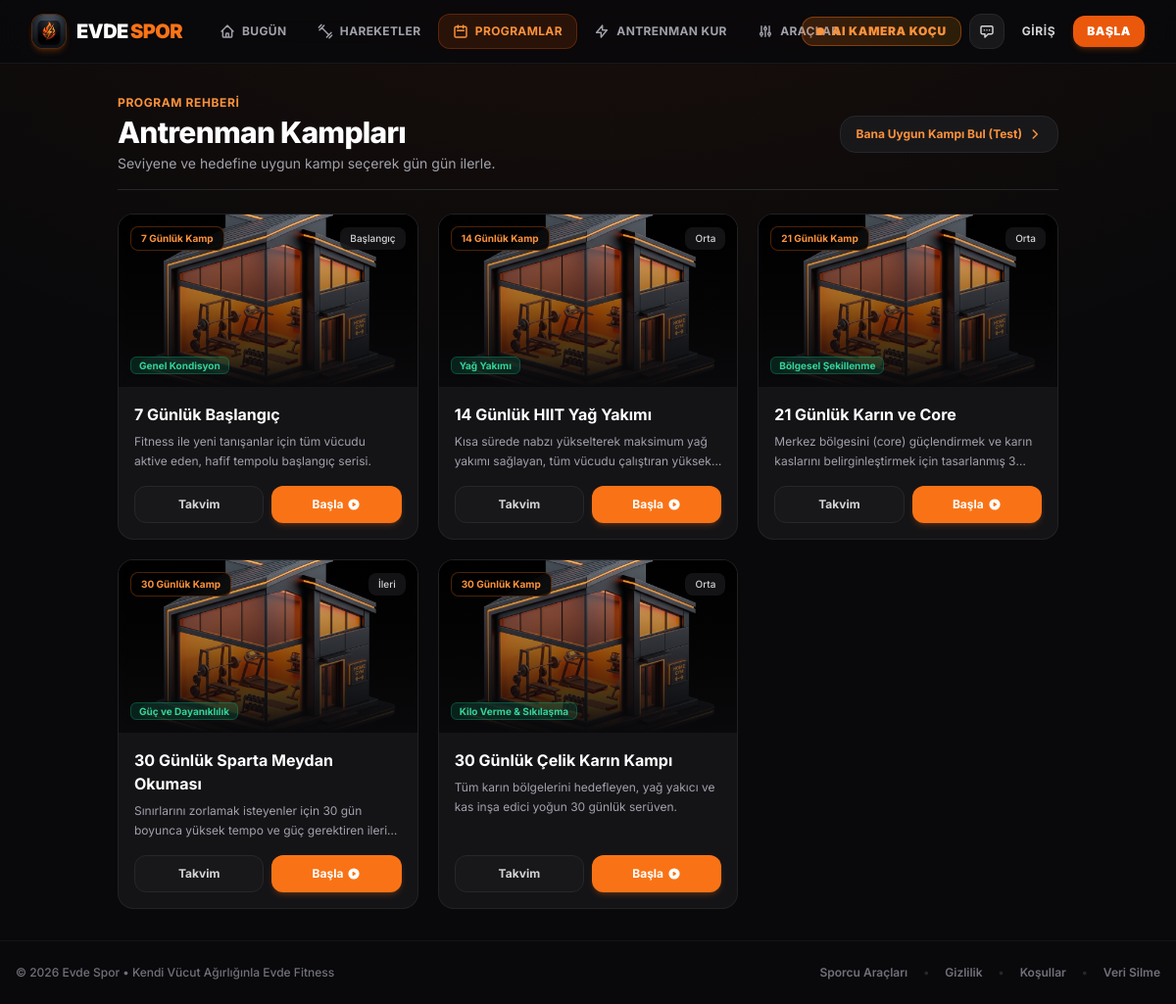
The app's page /programlar with its own data.
### models.py (models this page shows)
class Program(db.Model):
    id = db.Column(db.Integer, primary_key=True)
    title = db.Column(db.String(100), nullable=False)
    slug = db.Column(db.String(100), unique=True, nullable=False)
    description = db.Column(db.Text, nullable=True)
    duration_days = db.Column(db.Integer, nullable=False)
    level = db.Column(db.String(50), nullable=False)
    goal = db.Column(db.String(100), nullable=False)

### app.py (the view)
    @app.route('/programlar')
    def programs():
        all_programs = Program.query.all()
        return render_template('programs.html', programs=all_programs)

### templates/programs.html (shortened to what this page needs)
{% extends 'base.html' %}
{% block content %}
<div class="relative z-10 max-w-6xl mx-auto space-y-6">
    <div class="flex flex-col sm:flex-row sm:items-center justify-between gap-4 pb-4 border-b border-zinc-800">
        <div>
            <span class="text-xs font-bold uppercase tracking-wider text-orange-400 block mb-1">PROGRAM REHBERİ</span>
            <h1 class="text-2xl sm:text-3xl font-extrabold text-white tracking-tight">
                Antrenman Kampları
            </h1>
            <p class="text-xs sm:text-sm text-zinc-400 mt-1">Seviyene ve hedefine uygun kampı seçerek gün gün ilerle.</p>
        </div>
        <a href="/quiz" class="inline-flex items-center gap-1.5 px-4 py-2.5 rounded-2xl bg-zinc-900 border border-zinc-800 hover:border-orange-500/40 text-xs font-bold text-orange-400 transition-all shrink-0">
            <span>Bana Uygun Kampı Bul (Test)</span>
            <svg class="w-3.5 h-3.5" fill="none" stroke="currentColor" stroke-width="2.5" viewBox="0 0 24 24"><path stroke-linecap="round" stroke-linejoin="round" d="M9 5l7 7-7 7"/></svg>
        </a>
    </div>
    <div class="grid grid-cols-1 md:grid-cols-2 lg:grid-cols-3 gap-5">
        {% for program in programs %}
        <div class="athletic-card rounded-2xl overflow-hidden flex flex-col justify-between group hover:border-orange-500/50 transition-all">
            <div>
                <a href="/programlar/{{ program.slug }}" class="relative h-44 w-full overflow-hidden bg-black block">
                    <img src="/static/images/{{ program.slug }}.jpg"
                         alt="{{ program.title }}"
                         class="w-full h-full object-cover transform group-hover:scale-105 transition-transform duration-500"
                         onerror="this.src='/static/images/home_gym_icon.jpg'">
                    <div class="absolute inset-0 bg-gradient-to-t from-zinc-950 via-zinc-950/40 to-transparent"></div>
                    <div class="absolute top-3 left-3 right-3 flex items-center justify-between">
                        <span class="px-2.5 py-1 rounded-lg text-[10px] font-bold bg-black/80 text-orange-400 border border-orange-500/30 backdrop-blur-md">
                            {{ program.duration_days }} Günlük Kamp
                        </span>
                        <span class="px-2.5 py-1 rounded-lg text-[10px] font-medium bg-zinc-900/80 text-zinc-300 backdrop-blur-md">
                            {{ program.level }}
                        </span>
                    </div>
                    <div class="absolute bottom-3 left-3">
                        <span class="text-[10px] font-bold text-emerald-400 bg-emerald-500/15 border border-emerald-500/30 px-2 py-0.5 rounded-md backdrop-blur-md">
                            {{ program.goal }}
                        </span>
                    </div>
                </a>
                <div class="p-4 space-y-1.5">
                    <a href="/programlar/{{ program.slug }}" class="block text-base font-bold text-white group-hover:text-orange-400 transition-colors">
                        {{ program.title }}
                    </a>
                    <p class="text-xs text-zinc-400 line-clamp-2 leading-relaxed">
                        {{ program.description }}
                    </p>
                </div>
            </div>
            <div class="p-4 pt-0 grid grid-cols-2 gap-2">
                <a href="/programlar/{{ program.slug }}" class="py-2.5 px-3 rounded-xl bg-zinc-900 hover:bg-zinc-800 border border-zinc-800 text-zinc-300 font-bold text-xs text-center transition-all">
                    Takvim
                </a>
                <a href="/programlar/{{ program.slug }}/antrenman" class="py-2.5 px-3 rounded-xl bg-orange-500 hover:bg-orange-600 text-white font-bold text-xs flex items-center justify-center gap-1 shadow-md shadow-orange-500/20 transition-all">
                    <span>Başla</span>
                    <svg class="w-3.5 h-3.5 fill-current" viewBox="0 0 20 20"><path fill-rule="evenodd" d="M10 18a8 8 0 100-16 8 8 0 000 16zM9.555 7.168A1 1 0 008 8v4a1 1 0 001.555.832l3-2a1 1 0 000-1.664l-3-2z" clip-rule="evenodd"/></svg>
                </a>
            </div>
        </div>
        {% endfor %}
    </div>
</div>
{% endblock %}

### templates/base.html (style rules this page uses)
html { scroll-behavior: smooth; }
body { background-color: #09090b; color: #fafafa; font-family: 'Inter', -apple-system, BlinkMacSystemFont, 'Segoe UI', Roboto, sans-serif; -webkit-font-smoothing: antialiased; -moz-osx-font-smoothing: grayscale; background-image: radial-gradient(ellipse 80% 50% at 50% -10%, rgba(234,88,12,0.08), transparent); }
h1, h2, h3, h4, .font-heading, .font-display { font-family: 'Inter', -apple-system, BlinkMacSystemFont, sans-serif; font-weight: 800; letter-spacing: -0.02em; }
.athletic-card { background-color: #141417; border: 1px solid rgba(255, 255, 255, 0.06); transition: all 0.25s ease; }
a, button { -webkit-tap-highlight-color: transparent; }

### records on screen
Program: duration_days "7", level "Başlangıç", goal "Genel Kondisyon", title "7 Günlük Başlangıç", description "Fitness ile yeni tanışanlar için tüm vücudu aktive eden, hafif tempolu başlangıç serisi."
Program: duration_days "14", level "Orta", goal "Yağ Yakımı", title "14 Günlük HIIT Yağ Yakımı", description "Kısa sürede nabzı yükselterek maksimum yağ yakımı sağlayan, tüm vücudu çalıştıran…"
Program: duration_days "21", level "Orta", goal "Bölgesel Şekillenme", title "21 Günlük Karın ve Core", description "Merkez bölgesini (core) güçlendirmek ve karın kaslarını belirginleştirmek için tasarlanmış…"
Program: duration_days "30", level "İleri", goal "Güç ve Dayanıklılık", title "30 Günlük Sparta Meydan Okuması", description "Sınırlarını zorlamak isteyenler için 30 gün boyunca yüksek tempo ve güç gerektiren…"
Program: duration_days "30", level "Orta", goal "Kilo Verme & Sıkılaşma", title "30 Günlük Çelik Karın Kampı", description "Tüm karın bölgelerini hedefleyen, yağ yakıcı ve kas inşa edici yoğun 30 günlük serüven."
